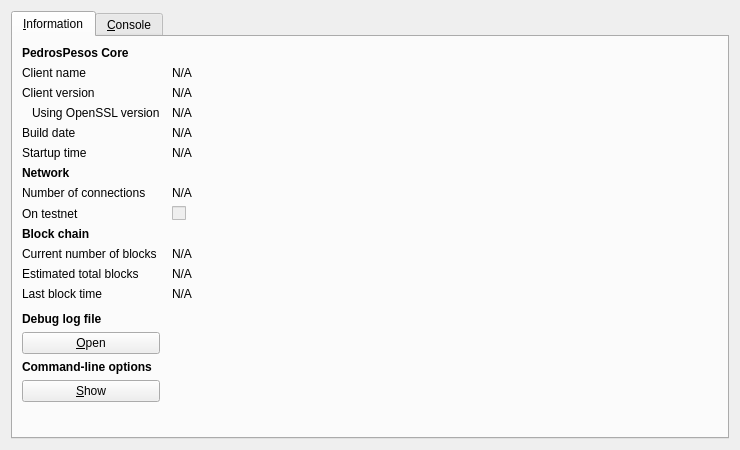
<?xml version="1.0" encoding="UTF-8"?>
<ui version="4.0">
 <class>RPCConsole</class>
 <widget class="QDialog" name="RPCConsole">
  <property name="geometry">
   <rect>
    <x>0</x>
    <y>0</y>
    <width>740</width>
    <height>450</height>
   </rect>
  </property>
  <property name="windowTitle">
   <string>PedrosPesos - Debug window</string>
  </property>
  <layout class="QVBoxLayout" name="verticalLayout_2">
   <item>
    <widget class="QTabWidget" name="tabWidget">
     <property name="currentIndex">
      <number>0</number>
     </property>
     <widget class="QWidget" name="tab_info">
      <attribute name="title">
       <string>&amp;Information</string>
      </attribute>
      <layout class="QGridLayout" name="gridLayout" columnstretch="0,1">
       <property name="horizontalSpacing">
        <number>12</number>
       </property>
       <item row="0" column="0">
        <widget class="QLabel" name="label_9">
         <property name="font">
          <font>
           <weight>75</weight>
           <bold>true</bold>
          </font>
         </property>
         <property name="text">
          <string>PedrosPesos Core</string>
         </property>
        </widget>
       </item>
       <item row="1" column="0">
        <widget class="QLabel" name="label_5">
         <property name="text">
          <string>Client name</string>
         </property>
        </widget>
       </item>
       <item row="1" column="1">
        <widget class="QLabel" name="clientName">
         <property name="cursor">
          <cursorShape>IBeamCursor</cursorShape>
         </property>
         <property name="text">
          <string>N/A</string>
         </property>
         <property name="textFormat">
          <enum>Qt::PlainText</enum>
         </property>
         <property name="textInteractionFlags">
          <set>Qt::LinksAccessibleByMouse|Qt::TextSelectableByKeyboard|Qt::TextSelectableByMouse</set>
         </property>
        </widget>
       </item>
       <item row="2" column="0">
        <widget class="QLabel" name="label_6">
         <property name="text">
          <string>Client version</string>
         </property>
        </widget>
       </item>
       <item row="2" column="1">
        <widget class="QLabel" name="clientVersion">
         <property name="cursor">
          <cursorShape>IBeamCursor</cursorShape>
         </property>
         <property name="text">
          <string>N/A</string>
         </property>
         <property name="textFormat">
          <enum>Qt::PlainText</enum>
         </property>
         <property name="textInteractionFlags">
          <set>Qt::LinksAccessibleByMouse|Qt::TextSelectableByKeyboard|Qt::TextSelectableByMouse</set>
         </property>
        </widget>
       </item>
       <item row="3" column="0">
        <widget class="QLabel" name="label_14">
         <property name="text">
          <string>Using OpenSSL version</string>
         </property>
         <property name="indent">
          <number>10</number>
         </property>
        </widget>
       </item>
       <item row="3" column="1">
        <widget class="QLabel" name="openSSLVersion">
         <property name="cursor">
          <cursorShape>IBeamCursor</cursorShape>
         </property>
         <property name="text">
          <string>N/A</string>
         </property>
         <property name="textFormat">
          <enum>Qt::PlainText</enum>
         </property>
         <property name="textInteractionFlags">
          <set>Qt::LinksAccessibleByMouse|Qt::TextSelectableByKeyboard|Qt::TextSelectableByMouse</set>
         </property>
        </widget>
       </item>
       <item row="4" column="0">
        <widget class="QLabel" name="label_12">
         <property name="text">
          <string>Build date</string>
         </property>
        </widget>
       </item>
       <item row="4" column="1">
        <widget class="QLabel" name="buildDate">
         <property name="cursor">
          <cursorShape>IBeamCursor</cursorShape>
         </property>
         <property name="text">
          <string>N/A</string>
         </property>
         <property name="textFormat">
          <enum>Qt::PlainText</enum>
         </property>
         <property name="textInteractionFlags">
          <set>Qt::LinksAccessibleByMouse|Qt::TextSelectableByKeyboard|Qt::TextSelectableByMouse</set>
         </property>
        </widget>
       </item>
       <item row="5" column="0">
        <widget class="QLabel" name="label_13">
         <property name="text">
          <string>Startup time</string>
         </property>
        </widget>
       </item>
       <item row="5" column="1">
        <widget class="QLabel" name="startupTime">
         <property name="cursor">
          <cursorShape>IBeamCursor</cursorShape>
         </property>
         <property name="text">
          <string>N/A</string>
         </property>
         <property name="textFormat">
          <enum>Qt::PlainText</enum>
         </property>
         <property name="textInteractionFlags">
          <set>Qt::LinksAccessibleByMouse|Qt::TextSelectableByKeyboard|Qt::TextSelectableByMouse</set>
         </property>
        </widget>
       </item>
       <item row="6" column="0">
        <widget class="QLabel" name="label_11">
         <property name="font">
          <font>
           <weight>75</weight>
           <bold>true</bold>
          </font>
         </property>
         <property name="text">
          <string>Network</string>
         </property>
        </widget>
       </item>
       <item row="7" column="0">
        <widget class="QLabel" name="label_7">
         <property name="text">
          <string>Number of connections</string>
         </property>
        </widget>
       </item>
       <item row="7" column="1">
        <widget class="QLabel" name="numberOfConnections">
         <property name="cursor">
          <cursorShape>IBeamCursor</cursorShape>
         </property>
         <property name="text">
          <string>N/A</string>
         </property>
         <property name="textFormat">
          <enum>Qt::PlainText</enum>
         </property>
         <property name="textInteractionFlags">
          <set>Qt::LinksAccessibleByMouse|Qt::TextSelectableByKeyboard|Qt::TextSelectableByMouse</set>
         </property>
        </widget>
       </item>
       <item row="8" column="0">
        <widget class="QLabel" name="label_8">
         <property name="text">
          <string>On testnet</string>
         </property>
        </widget>
       </item>
       <item row="8" column="1">
        <widget class="QCheckBox" name="isTestNet">
         <property name="enabled">
          <bool>false</bool>
         </property>
         <property name="text">
          <string/>
         </property>
        </widget>
       </item>
       <item row="9" column="0">
        <widget class="QLabel" name="label_10">
         <property name="font">
          <font>
           <weight>75</weight>
           <bold>true</bold>
          </font>
         </property>
         <property name="text">
          <string>Block chain</string>
         </property>
        </widget>
       </item>
       <item row="10" column="0">
        <widget class="QLabel" name="label_3">
         <property name="text">
          <string>Current number of blocks</string>
         </property>
        </widget>
       </item>
       <item row="10" column="1">
        <widget class="QLabel" name="numberOfBlocks">
         <property name="cursor">
          <cursorShape>IBeamCursor</cursorShape>
         </property>
         <property name="text">
          <string>N/A</string>
         </property>
         <property name="textFormat">
          <enum>Qt::PlainText</enum>
         </property>
         <property name="textInteractionFlags">
          <set>Qt::LinksAccessibleByMouse|Qt::TextSelectableByKeyboard|Qt::TextSelectableByMouse</set>
         </property>
        </widget>
       </item>
       <item row="11" column="0">
        <widget class="QLabel" name="label_4">
         <property name="text">
          <string>Estimated total blocks</string>
         </property>
        </widget>
       </item>
       <item row="11" column="1">
        <widget class="QLabel" name="totalBlocks">
         <property name="cursor">
          <cursorShape>IBeamCursor</cursorShape>
         </property>
         <property name="text">
          <string>N/A</string>
         </property>
         <property name="textFormat">
          <enum>Qt::PlainText</enum>
         </property>
         <property name="textInteractionFlags">
          <set>Qt::LinksAccessibleByMouse|Qt::TextSelectableByKeyboard|Qt::TextSelectableByMouse</set>
         </property>
        </widget>
       </item>
       <item row="12" column="0">
        <widget class="QLabel" name="label_2">
         <property name="text">
          <string>Last block time</string>
         </property>
        </widget>
       </item>
       <item row="12" column="1">
        <widget class="QLabel" name="lastBlockTime">
         <property name="cursor">
          <cursorShape>IBeamCursor</cursorShape>
         </property>
         <property name="text">
          <string>N/A</string>
         </property>
         <property name="textFormat">
          <enum>Qt::PlainText</enum>
         </property>
         <property name="textInteractionFlags">
          <set>Qt::LinksAccessibleByMouse|Qt::TextSelectableByKeyboard|Qt::TextSelectableByMouse</set>
         </property>
        </widget>
       </item>
       <item row="13" column="0">
        <spacer name="verticalSpacer_2">
         <property name="orientation">
          <enum>Qt::Vertical</enum>
         </property>
         <property name="sizeHint" stdset="0">
          <size>
           <width>20</width>
           <height>20</height>
          </size>
         </property>
        </spacer>
       </item>
       <item row="14" column="0">
        <widget class="QLabel" name="labelDebugLogfile">
         <property name="font">
          <font>
           <weight>75</weight>
           <bold>true</bold>
          </font>
         </property>
         <property name="text">
          <string>Debug log file</string>
         </property>
        </widget>
       </item>
       <item row="15" column="0">
        <widget class="QPushButton" name="openDebugLogfileButton">
         <property name="toolTip">
          <string>Open the PedrosPesos debug log file from the current data directory. This can take a few seconds for large log files.</string>
         </property>
         <property name="text">
          <string>&amp;Open</string>
         </property>
         <property name="autoDefault">
          <bool>false</bool>
         </property>
        </widget>
       </item>
       <item row="16" column="0">
        <widget class="QLabel" name="labelCLOptions">
         <property name="font">
          <font>
           <weight>75</weight>
           <bold>true</bold>
          </font>
         </property>
         <property name="text">
          <string>Command-line options</string>
         </property>
        </widget>
       </item>
       <item row="17" column="0">
        <widget class="QPushButton" name="showCLOptionsButton">
         <property name="toolTip">
          <string>Show the PedrosPesos-Qt help message to get a list with possible PedrosPesos command-line options.</string>
         </property>
         <property name="text">
          <string>&amp;Show</string>
         </property>
         <property name="autoDefault">
          <bool>false</bool>
         </property>
        </widget>
       </item>
       <item row="18" column="0">
        <spacer name="verticalSpacer">
         <property name="orientation">
          <enum>Qt::Vertical</enum>
         </property>
         <property name="sizeHint" stdset="0">
          <size>
           <width>20</width>
           <height>40</height>
          </size>
         </property>
        </spacer>
       </item>
      </layout>
     </widget>
     <widget class="QWidget" name="tab_console">
      <attribute name="title">
       <string>&amp;Console</string>
      </attribute>
      <layout class="QVBoxLayout" name="verticalLayout_3">
       <property name="spacing">
        <number>3</number>
       </property>
       <item>
        <widget class="QTextEdit" name="messagesWidget">
         <property name="minimumSize">
          <size>
           <width>0</width>
           <height>100</height>
          </size>
         </property>
         <property name="readOnly">
          <bool>true</bool>
         </property>
         <property name="tabKeyNavigation" stdset="0">
          <bool>false</bool>
         </property>
         <property name="columnCount" stdset="0">
          <number>2</number>
         </property>
        </widget>
       </item>
       <item>
        <layout class="QHBoxLayout" name="horizontalLayout">
         <property name="spacing">
          <number>3</number>
         </property>
         <item>
          <widget class="QLabel" name="label">
           <property name="text">
            <string notr="true">&gt;</string>
           </property>
          </widget>
         </item>
         <item>
          <widget class="QLineEdit" name="lineEdit"/>
         </item>
         <item>
          <widget class="QPushButton" name="clearButton">
           <property name="maximumSize">
            <size>
             <width>24</width>
             <height>24</height>
            </size>
           </property>
           <property name="toolTip">
            <string>Clear console</string>
           </property>
           <property name="text">
            <string/>
           </property>
           <property name="icon">
            <iconset resource="../bitcoin.qrc">
             <normaloff>:/icons/remove</normaloff>:/icons/remove</iconset>
           </property>
           <property name="shortcut">
            <string notr="true">Ctrl+L</string>
           </property>
           <property name="autoDefault">
            <bool>false</bool>
           </property>
          </widget>
         </item>
        </layout>
       </item>
      </layout>
     </widget>
    </widget>
   </item>
  </layout>
 </widget>
 <resources>
  <include location="../bitcoin.qrc"/>
 </resources>
 <connections/>
</ui>
